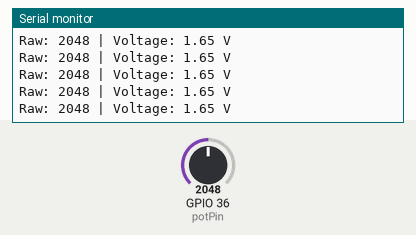
The sketch below on a simulated ESP32. Shown: the last lines printed to the serial monitor. Inputs (shaded band) come from the test bench; at power-on: GPIO 36 (potPin) = 2048.

Above: at 1.2 s.
1.3 s: GPIO 36 (potPin) set to 2866
At 1.31 s:
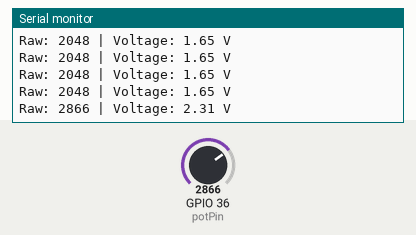
2.8 s: GPIO 36 (potPin) set to 3603
At 2.81 s:
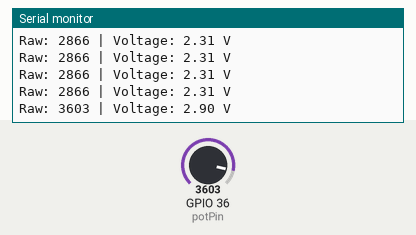
Timing chart, 0 to 5.8 s (numbered marks = the images above; inputs shaded):
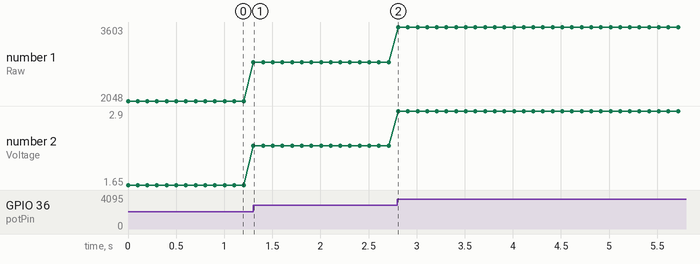

The sketch:

esp32.ino
```cpp
const int potPin = 36;

void setup() {
  Serial.begin(115200);  // ESP32 default baud rate is 115200
}

void loop() {
  int potValue = analogRead(potPin);  // Read analog value (0-4095 on ESP32)
  float voltage = (potValue / 4095.0) * 3.3;  // Convert to voltage (0-3.3V for ESP32)

  Serial.println("Raw: " + String(potValue) + " | Voltage: " + String(voltage) + " V");

  delay(100);  // Wait 100ms before next read
}
```

Measured:
- after the input at 1.3 s, the serial monitor: prints a new line at once (image 1)
- after the input at 2.8 s, the serial monitor: prints a new line at once (image 2)
- plotted number 1: 2048 → 2866 after the input at 1.3 s, 2866 → 3603 after the input at 2.8 s
- plotted number 2: 1.65 → 2.31 after the input at 1.3 s, 2.31 → 2.9 after the input at 2.8 s
